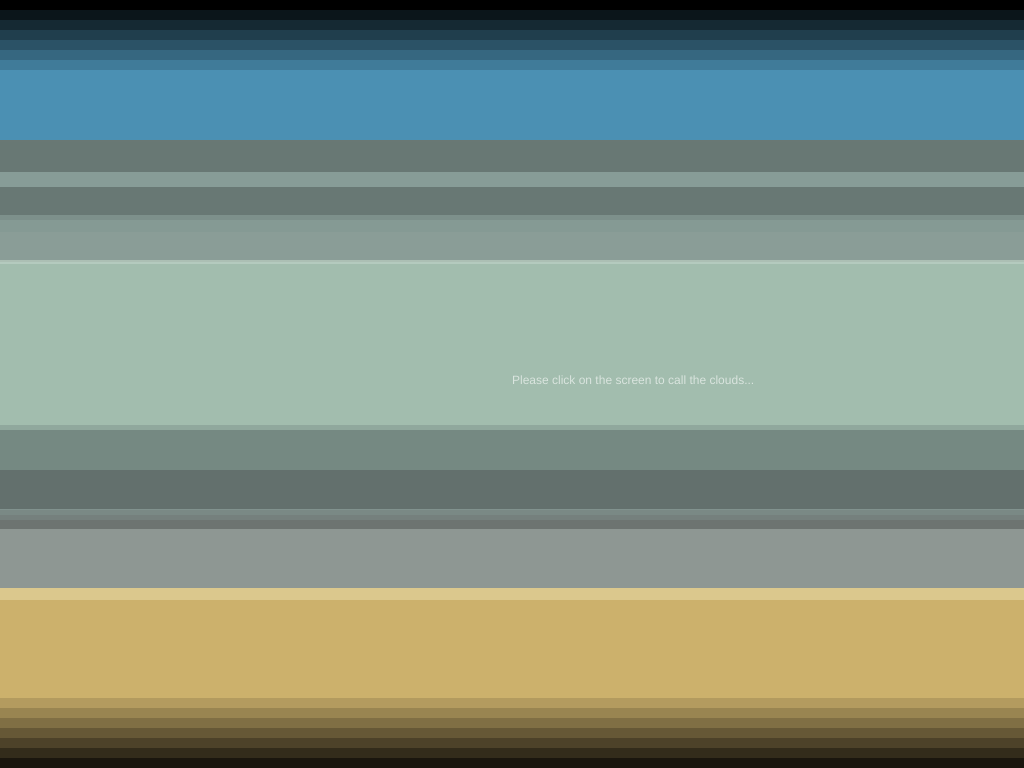
Frame 1 (no input)
Frame 60 (no input): identical to frame 1, image omitted
Frame 120 (the mouse pressed at the canvas centre since frame 60): identical to frame 1, image omitted

The p5.js sketch that drew this single still picture (run headless with seeded random() and noise() and a simulated clock; from frame 60 on, the mouse is pressed at the canvas centre):

// p5.js sketch
// ── sketch.js
//basic counter
var c = 0;
//transparency value for moving clouds
var t = 0;

//variables for adding randomness to the background stripes
var t1, t2, t3, t4,
  offset1, offset2, offset3, offset4,
  offset5, offset6, offset7, offset8,
  height1, height2, height3, height4;

//counter for mouse events
var count_mouse = 0;

//movement
var x = 0;

//important: reference value for motion (target)
var ref = 0;

//background - stripes
var background_positions = {
  sky_middle: 140,
  sky_low: 220,
  ocean: 470,
  beach: 588
}

function setup() {
  createCanvas(1024, 768);
}

function mouseClicked() {
  if (count_mouse == 0) { //only for the first click event
    ref = mouseX;
  }
  count_mouse++;
}

function draw() {
  //establishing the background
  //gradient - upper part of sky
  colorMode(HSB);
  for (var i = 0; i <= 70; i = i + 10) {
    fill(200, 58, i);
    noStroke();
    rect(0, i, width, 10);
  }
  //sky - end of gradient
  rect(0, 80, width, 60);
  //sky - middle
  fill(163, 12, 47);
  rect(0, background_positions.sky_middle, width, 80);
  //sky - lower part
  fill(147, 14, 74);
  rect(0, background_positions.sky_low, width, 250);
  //ocean
  fill(156, 6, 35);
  rect(0, background_positions.ocean, width, 118);
  //beach - upper part
  fill(43, 47, 80)
  rect(0, background_positions.beach, width, 100);
  //gradient - beach - lower part
  for (var i = 80; i >= 0; i = i - 10) {
    fill(43, 47, i);
    noStroke();
    rect(0, height - i, width, 10);
  }

  //fixed transparent stripes
  fill(163, 12, 47, 0.5);
  rect(0, background_positions.sky_low - 40, width, 80);
  rect(0, background_positions.sky_low - 40, width, 80);
  rect(0, background_positions.ocean - 40, width, 80);

  //random transparent stripes
  //set random values for transparency (only first time)
  if (c == 0) {
    t1 = round(random(2, 4)) / 10;
    t2 = round(random(2, 4)) / 10;
    t3 = round(random(2, 4)) / 10;
    t4 = round(random(2, 4)) / 10;

    //small range
    offset1 = round(random(30, 90));
    offset2 = round(random(30, 90));
    offset3 = round(random(30, 90));
    offset4 = round(random(30, 90));

    //bigger range
    offset5 = round(random(-100, 100));
    offset6 = round(random(-100, 100));
    offset7 = round(random(-100, 100));
    offset8 = round(random(-100, 100));

    //height
    height1 = round(random(10, 100));
    height2 = round(random(10, 100));
    height3 = round(random(10, 100));
    height4 = round(random(10, 100));
  }
  c++;
  fill(163, 12, 47, t1);
  rect(0, background_positions.sky_low - offset1, width, 90);
  fill(163, 12, 47, t2);
  rect(0, background_positions.sky_low - offset2, width, 90);
  fill(163, 12, 47, t3);
  rect(0, background_positions.ocean - offset3, width, 90);
  fill(163, 12, 47, t4);
  rect(0, background_positions.ocean - offset4, width, 90);

  //additional random white stripes
  blendMode(OVERLAY);
  fill(0, 0, 100, t1);
  rect(0, background_positions.sky_low + offset5, width, height1);
  fill(0, 0, 100, t2);
  rect(0, background_positions.sky_low + offset6, width, height2);
  fill(0, 0, 100, t3);
  rect(0, background_positions.ocean + offset7, width, height3);
  fill(0, 0, 100, t4);
  rect(0, background_positions.ocean + offset8, width, height4);
  blendMode(BLEND);

  //invitation to click on the screen
  if (count_mouse == 0) { //only before the click event
    fill(255, 0.6);
    textSize(12);
    text("Please click on the screen to call the clouds...", width / 2, height / 2);
  }

  //movement created by the draw-loop, started by first click-event
  noFill();
  if (count_mouse > 0) {
    if (x <= ref) {
      x++;
    }
    //animated forms, with animated transparency (mapped to motion)
    colorMode(RGB);
    t = map(x, 0, ref, 0, 102);
    fill(255, t);
    noStroke();

    //from left to right
    triangle(x - 89, 336, x, 464, x - 83, 527);
    triangle(x - 89, 336, x + 14, 263, x - 89, 213);
    quad(x - 89, 213, x - 40, 237, x - 40, 103, x - 89, 103);
    quad(x - 89, 123, x, 144, x - 205, 248, x - 290, 219);
    quad(x - 342, 96, x - 18, 180, x + 48, 144, x - 326, 55);
    triangle(x - 224, 429, x + 49, 543, x + 49, 429);
    quad(x - 316, 144, x - 136, 192, x - 122, 145, x - 301, 97);
    quad(x - 295, 55, x - 72, 109, x - 68, 96, x - 292, 42);
    triangle(x - 619, 287, x - 214, 410, x - 185, 392);
    beginShape();
    vertex(x - 167, 412);
    vertex(x - 55, 451);
    vertex(x + 85, 358);
    vertex(x + 5, 304);
    vertex(x + 26, 217);
    vertex(x - 45, 275);
    vertex(x - 61, 123);
    vertex(x - 269, 76);
    vertex(x - 71, 146);
    vertex(x - 217, 206);
    vertex(x - 73, 176);
    vertex(x - 68, 340);
    endShape(CLOSE);
    //shadow
    fill(0, t - 50);
    blendMode(MULTIPLY);
    triangle(x - 237, 751, x + 148, 600, x + 53, 600);
    blendMode(BLEND);

    //from right to left
    fill(255, t);
    quad(2 * ref - x - 89, 336, 2 * ref - x + 55, 234, 2 * ref - x + 145, 361, 2 * ref - x, 464);
    beginShape();
    vertex(2 * ref - x - 23, 481);
    vertex(2 * ref - x + 82, 405);
    vertex(2 * ref - x + 201, 405);
    vertex(2 * ref - x + 249, 456);
    vertex(2 * ref - x + 49, 513);
    endShape(CLOSE);
    quad(2 * ref - x - 34, 240, 2 * ref - x + 44, 192, 2 * ref - x + 109, 228, 2 * ref - x + 80, 331);
    quad(2 * ref - x + 145, 361, 2 * ref - x + 74, 238, 2 * ref - x + 124, 194, 2 * ref - x + 208, 333);
    quad(2 * ref - x + 104, 270, 2 * ref - x + 134, 211, 2 * ref - x + 342, 107, 2 * ref - x + 162, 255);
    triangle(2 * ref - x + 117, 287, 2 * ref - x + 385, 154, 2 * ref - x + 178, 283);
    triangle(2 * ref - x + 117, 287, 2 * ref - x + 458, 262, 2 * ref - x + 198, 318);
    triangle(2 * ref - x + 263, 323, 2 * ref - x + 698, 278, 2 * ref - x + 342, 343);
    //shadow
    fill(0, t - 50);
    blendMode(MULTIPLY);
    triangle(2 * ref - x + 199, 745, 2 * ref - x + 307, 695, 2 * ref - x - 222, 610);
    blendMode(BLEND);
  }
}
